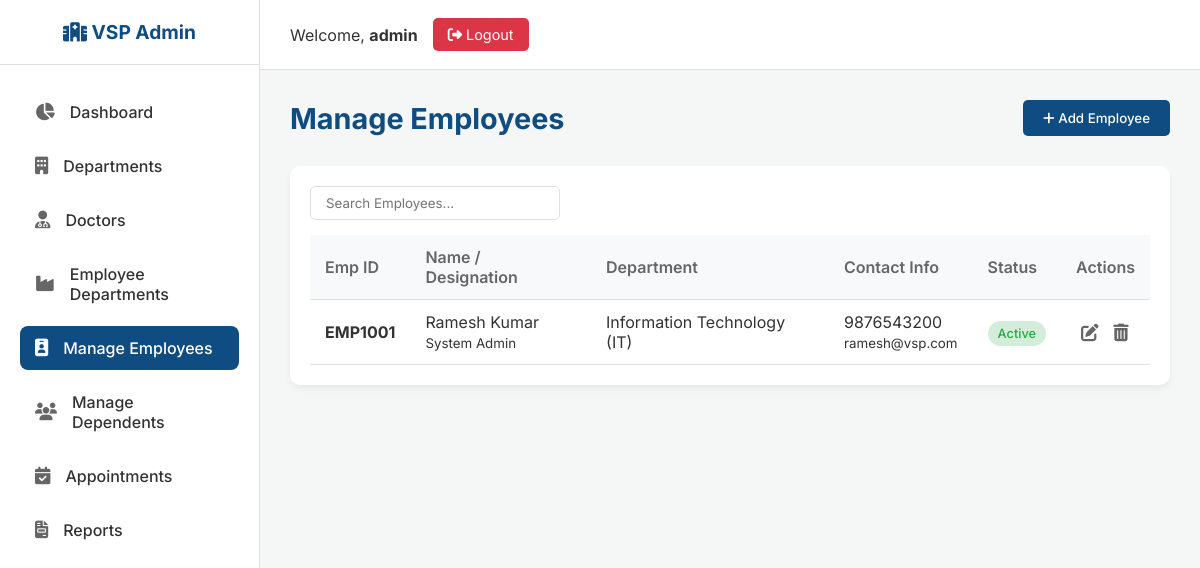
Page /admin/employees (signed in) on the committed database.
### tables this page shows
CREATE TABLE employees (
            id INTEGER PRIMARY KEY AUTOINCREMENT,
            employee_id TEXT UNIQUE NOT NULL,
            employee_name TEXT NOT NULL,
            department TEXT,
            designation TEXT,
            mobile TEXT NOT NULL,
            email TEXT,
            dob TEXT,
            gender TEXT,
            blood_group TEXT,
            address TEXT,
            status TEXT DEFAULT 'Active',
            profile_photo TEXT,
            password TEXT NOT NULL
        );

### app.py (the view, shortened to what this page needs)
@app.route('/admin/employees', methods=['GET', 'POST'])
def admin_employees():
    if not check_admin(): return redirect(url_for('login'))
    conn = get_db_connection()
    employees = conn.execute('SELECT * FROM employees ORDER BY id DESC').fetchall()
    employee_departments = conn.execute('SELECT * FROM employee_departments WHERE status="Active" ORDER BY name').fetchall()
    conn.close()
    return render_template('admin_employees.html', employees=employees, employee_departments=employee_departments)

### app.py (called while the page is built)
def get_db_connection():
    conn = sqlite3.connect('hospital.db')
    conn.row_factory = sqlite3.Row
    return conn

def check_admin():
    if not session.get('user_id') or session.get('role') != 'admin':
        return False
    return True

### templates/admin_employees.html (shortened to what this page needs)
{% extends "admin_base.html" %}
{% block content %}
<div class="page-header">
    <h1 class="page-title">Manage Employees</h1>
    <button class="btn-primary" data-modal-target="addEmployeeModal"><i class="fas fa-plus"></i> Add Employee</button>
</div>
<div class="table-container">
    <div class="table-header">
        <input type="text" class="search-box" id="employeeSearch" data-target="#employeeTable" placeholder="Search Employees...">
    </div>
    <table class="data-table" id="employeeTable">
        <thead>
            <tr>
                <th>Emp ID</th>
                <th>Name / Designation</th>
                <th>Department</th>
                <th>Contact Info</th>
                <th>Status</th>
                <th>Actions</th>
            </tr>
        </thead>
        <tbody>
            {% for emp in employees %}
            <tr>
                <td><strong>{{ emp.employee_id }}</strong></td>
                <td>{{ emp.employee_name }}<br><small>{{ emp.designation }}</small></td>
                <td>{{ emp.department }}</td>
                <td>{{ emp.mobile }}<br><small>{{ emp.email }}</small></td>
                <td>
                    <span class="badge {% if emp.status == 'Active' %}badge-active{% else %}badge-inactive{% endif %}">
                        {{ emp.status }}
                    </span>
                </td>
                <td class="action-btns">
                    <button class="edit" data-modal-target="editEmployeeModal"
                            data-id="{{ emp.id }}"
                            data-employee_id="{{ emp.employee_id }}"
                            data-employee_name="{{ emp.employee_name }}"
                            data-department="{{ emp.department }}"
                            data-designation="{{ emp.designation }}"
                            data-mobile="{{ emp.mobile }}"
                            data-email="{{ emp.email }}"
                            data-dob="{{ emp.dob }}"
                            data-gender="{{ emp.gender }}"
                            data-blood_group="{{ emp.blood_group }}"
                            data-address="{{ emp.address }}"
                            data-status="{{ emp.status }}"
                            title="Edit">
                        <i class="fas fa-edit"></i>
                    </button>
                    <form action="{{ url_for('admin_employees') }}" method="POST" style="display:inline;" onsubmit="return confirm('Are you sure you want to delete this employee? This will also delete all their dependents and appointment history.');">
                        <button type="submit" class="delete" title="Delete"><i class="fas fa-trash-alt"></i></button>
                    </form>
                </td>
            </tr>
            {% else %}
            <tr>
                <td colspan="6" style="text-align: center;">No employees found.</td>
            </tr>
            {% endfor %}
        </tbody>
    </table>
</div>
{% endblock %}

### static/css/admin_style.css (style rules this page uses)
:root { --primary-color: #0f4c81; --secondary-color: #1a73e8; --accent-color: #fca311; --bg-color: #f4f7f6; --sidebar-bg: #ffffff; --text-main: #333333; --text-muted: #666666; --success-color: #28a745; --danger-color: #dc3545; --warning-color: #ffc107; --info-color: #17a2b8; --border-color: #e0e0e0; --card-shadow: 0 4px 6px rgba(0,0,0,0.05); --transition-speed: 0.3s; }
* { margin: 0; padding: 0; box-sizing: border-box; font-family: 'Inter', 'Segoe UI', Tahoma, Geneva, Verdana, sans-serif; }
body { background-color: var(--bg-color); color: var(--text-main); display: flex; min-height: 100vh; overflow-x: hidden; }
.page-header { display: flex; justify-content: space-between; align-items: center; margin-bottom: 30px; }
.page-title { font-size: 1.8rem; color: var(--primary-color); }
.table-container { background: #fff; border-radius: 10px; padding: 20px; box-shadow: var(--card-shadow); overflow-x: auto; }
.table-header { display: flex; justify-content: space-between; align-items: center; margin-bottom: 15px; }
.search-box { padding: 8px 15px; border: 1px solid var(--border-color); border-radius: 5px; width: 250px; outline: none; }
.btn-primary { background-color: var(--primary-color); color: white; padding: 10px 20px; border: none; border-radius: 5px; cursor: pointer; font-weight: 500; text-decoration: none; display: inline-block; transition: background 0.3s; }
.data-table { width: 100%; border-collapse: collapse; }
.data-table th, .data-table td { padding: 12px 15px; text-align: left; border-bottom: 1px solid var(--border-color); }
.data-table th { background-color: #f8f9fa; color: var(--text-muted); font-weight: 600; }
.badge { padding: 5px 10px; border-radius: 20px; font-size: 0.8rem; font-weight: 500; }
.badge-active { background-color: #d4edda; color: var(--success-color); }
.action-btns button, .action-btns a { border: none; background: none; cursor: pointer; font-size: 1.1rem; margin: 0 5px; color: var(--text-muted); }

### rows in the picture
employees: employee_id "EMP1001", employee_name "Ramesh Kumar", designation "System Admin", department "Information Technology (IT)", mobile "9876543200", email "ramesh@vsp.com", status "Active"

### other values in the picture
{{ session.name }} "admin"
